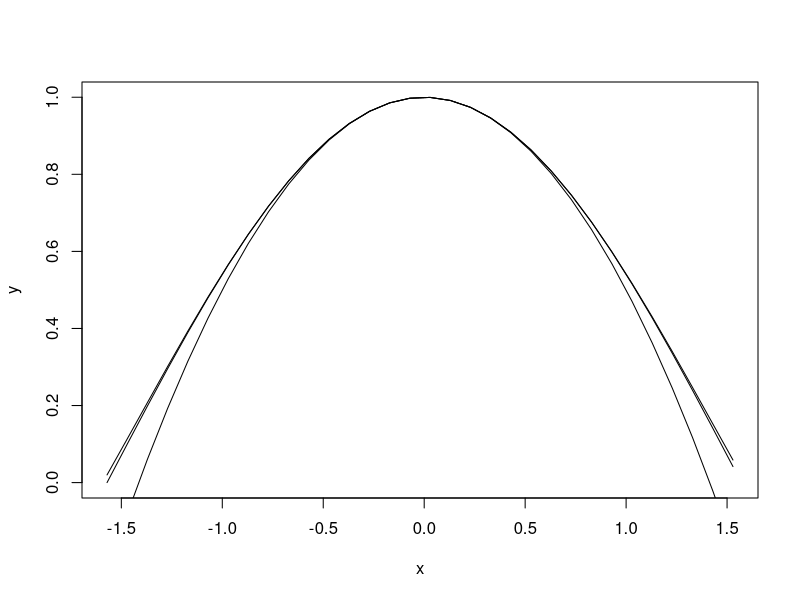
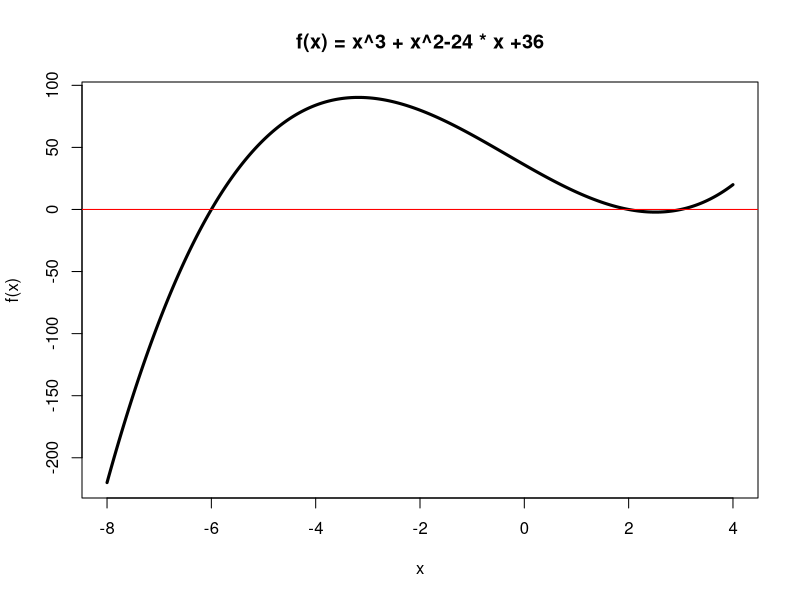

The R source for these figures, in order:
## ---- chunk 1
Horner <- function(coeffs,x) {
  # create the result vector and set the initial value
  res<-rep(coeffs[1],length(x))
  # based on the Horner method, repeate the procedure to time vector x and add the next coefficient
  for(i in 1:(length(coeffs)-1)) {res <- res*x + coeffs[i+1]}
  return(res)
}

coeffs<-c(2,0,-8,3,0,7)
x<-c(3,6,9,12)
Horner(coeffs,x)
## ---- chunk 2
options(digits=10)
accounts=runif(10000,100,100000)
accounts = floor(accounts*100)/100
## ---- chunk 3
interest = accounts*(.05/365)
## ---- chunk 4
day <- 0
illegal <- 0
while (illegal < 1000000) {
  day <- day+1  # accumulative days
  interest = accounts*(.05/365) # interest per day
  dep <- floor(interest*100)/100  # interest that can be deposited 
  illegal <- illegal*(1+.05/365) + sum(interest-dep)  # add up the difference between the deserved interest and the actually deposited interest to the illegal account
  accounts <- accounts+dep  # add the interest that can be deposited to the account for next day
}
print(day)
print(day/365)
## ---- chunk 5
(1/720)*(pi/4)^6
## ---- chunk 6
x=seq(-pi/2,pi/2,0.1)
y=cos(x)
plot(x,y,type="l")
y2=1-1/2*x^2
lines(x,y2)
y3=1-1/2*x^2+(1/24)*x^4
lines(x,y3)
## ---- chunk 7
(7/3-4/3)-1
options(digits=20)
.Machine$double.eps
## ---- chunk 8
(4/3-1/3)-1
## ---- chunk 9
  1000000000000000000 + 100 - 1000000000000000000
## ---- chunk 10
2^53
2^53+1
## ---- chunk 11
x <- 1e200 * (0:79 %% 2 - 0.5) * (pi**((1:80 - 40) / 10))
## ---- chunk 12
(L <- sqrt(sum(x^2)))
## ---- chunk 13
my.safe.length <- function(x) {
  return(max(abs(x))*sqrt(sum((x/max(abs(x)))^2)))
}
my.safe.length(x)
## ---- chunk 14
(uniformSamples<-runif(10,0,1))
mean(uniformSamples)
## ---- chunk 15
# Define a polynomial function
f = function(x) {x^3 + x^2 - 24*x + 36}
# Plot the function
x = seq(-8,4,len=10000)
plot(x,f(x),type="l",lwd=3,main="f(x) = x^3 + x^2-24 * x +36")
abline(0,0,col="red")
